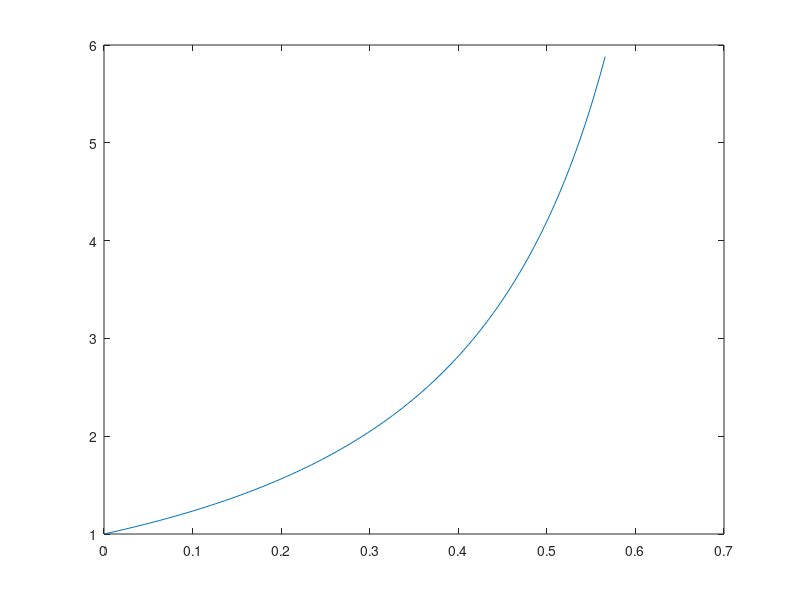

MATLAB code for this plot: (Note: this script raises an error after producing the figure.)
f = @(t) - (exp(sin(t))) ./ (exp(sin(t)) - 2);
lim_inf = 0;
lim_sup = asin(log(2)) - 0.2;
t = linspace(lim_inf,lim_sup, 100);
plot(t, f(t));
hold on
syms f1(x1,t1)
f1(t1,x1) = x1.*cos(t1) + x1.^2.*cos(t1);
[t2,x2] = Euler(f1,lim_inf,lim_sup,1,100);
%plot(t2,x2);
%hold on
[t3,x3] = Taylor(f1,lim_inf,lim_sup,1,100);
plot(t3,x3);
plot(t3, x3-x1);